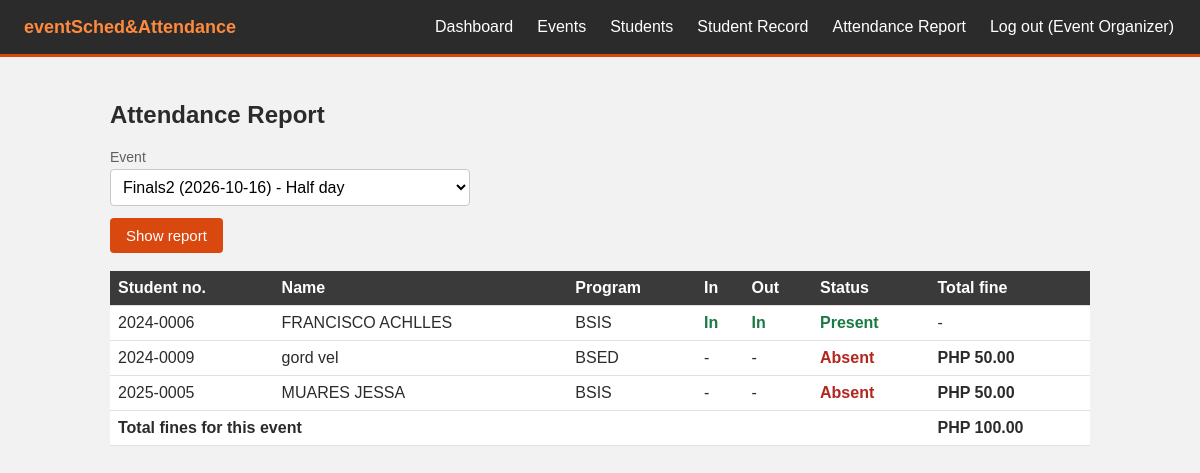
Page /report.php (signed in) on the committed database.
### tables this page shows
CREATE TABLE `events` (
  `id` int(11) NOT NULL,
  `title` varchar(150) NOT NULL,
  `event_date` date NOT NULL,
  `event_time` time NOT NULL,
  `venue` varchar(150) NOT NULL,
  `category` enum('mandatory','optional') NOT NULL,
  `fine_amount` decimal(10,2) NOT NULL DEFAULT 0.00,
  `sessions` tinyint(4) NOT NULL DEFAULT 4,
  `status` enum('draft','published','closed') NOT NULL DEFAULT 'draft',
  `created_by` int(11) NOT NULL
);

### db.php (called while the page is built, shortened)
<?php
$conn = mysqli_connect("localhost", "root", "", "eventsched");
function run($sql, $types = "", $params = []) {
    global $conn;
    $stmt = mysqli_prepare($conn, $sql);
    if ($types != "") {
        mysqli_stmt_bind_param($stmt, $types, ...$params);
    }
    mysqli_stmt_execute($stmt);
    return mysqli_stmt_get_result($stmt);
}
function e($text) {
    return htmlspecialchars($text);
}
function slots_for($sessions) {
    if ($sessions == 2) {
        return ["am_in" => "In", "am_out" => "Out"];
    }
    return ["am_in" => "AM In", "am_out" => "AM Out", "pm_in" => "PM In", "pm_out" => "PM Out"];
}

### report.php (the view, shortened to what this page needs)
<?php
require "db.php";
$scans = "(SELECT event_id, student_id, COUNT(*) AS n,
             MAX(CASE WHEN slot = 'am_in'  THEN scanned_at END) AS am_in,
             MAX(CASE WHEN slot = 'am_out' THEN scanned_at END) AS am_out,
             MAX(CASE WHEN slot = 'pm_in'  THEN scanned_at END) AS pm_in,
             MAX(CASE WHEN slot = 'pm_out' THEN scanned_at END) AS pm_out
           FROM attendance GROUP BY event_id, student_id)";
function cell($time, $slot_fine, $excused) {
    if ($time) {
        return '<b style="color:#1b7a43;">In</b>';
    }
    return "-";
}
$event_list = [];
$result = run("SELECT id, title, event_date, sessions FROM events WHERE status <> 'draft' ORDER BY event_date DESC, event_time DESC");
while ($row = mysqli_fetch_assoc($result)) {
    $event_list[] = $row;
}
$event_id = $_GET['event_id'] ?? "";
if ($event_id == "" && count($event_list) > 0) {
    $event_id = $event_list[0]['id'];
}
$report = [];
$event_total = 0;
$labels = slots_for(4);
if ($event_id != "") {
    $result = run("SELECT * FROM events WHERE id = ?", "i", [$event_id]);
    $event = mysqli_fetch_assoc($result);
    $n = $event ? (int) $event['sessions'] : 4;
    $labels = slots_for($n);
    $sql = "SELECT s.student_no, s.name, s.program,
              a.am_in, a.am_out, a.pm_in, a.pm_out, COALESCE(a.n, 0) AS done,
              (x.id IS NOT NULL) AS excused, e.category, e.fine_amount
            FROM events e
            CROSS JOIN students s
            LEFT JOIN $scans a ON a.event_id = e.id AND a.student_id = s.id
            LEFT JOIN excuses x ON x.event_id = e.id AND x.student_id = s.id
            WHERE e.id = ?
            ORDER BY s.name";
    $result = run($sql, "i", [$event_id]);
    while ($row = mysqli_fetch_assoc($result)) {
        $row['slot_fine'] = ($row['category'] == "mandatory") ? $row['fine_amount'] / $n : 0;
        $row['missed'] = $n - $row['done'];
        $row['fine'] = $row['excused'] ? 0 : $row['missed'] * $row['slot_fine'];
        if ($row['done'] >= $n) $row['status'] = "Present";
        elseif ($row['excused']) $row['status'] = "Excused";
        elseif ($row['done'] > 0) $row['status'] = "Incomplete";
        else $row['status'] = "Absent";
        $event_total += $row['fine'];
        $report[] = $row;
    }
}
include "header.php";
?>
<h2>Attendance Report</h2>
<?php if (count($event_list) == 0) { ?>
  <p>There are no events yet. Publish an event first.</p>
<?php } else { ?>
<form method="get">
  <label>Event
    <select name="event_id">
      <?php foreach ($event_list as $ev) { ?>
        <option value="<?php echo $ev['id']; ?>" <?php if ($ev['id'] == $event_id) echo "selected"; ?>>
          <?php echo e($ev['title'] . " (" . $ev['event_date'] . ")"); ?>
          <?php echo $ev['sessions'] == 2 ? " - Half day" : " - Whole day"; ?>
        </option>
      <?php } ?>
    </select>
  </label>
  <button type="submit">Show report</button>
</form>
<br>
<table>
  <tr>
    <th>Student no.</th><th>Name</th><th>Program</th>
    <?php foreach ($labels as $label) { ?><th><?php echo $label; ?></th><?php } ?>
    <th>Status</th><th>Total fine</th>
  </tr>
  <?php foreach ($report as $r) { ?>
  <tr>
    <td><?php echo e($r['student_no']); ?></td>
    <td><?php echo e($r['name']); ?></td>
    <td><?php echo e($r['program']); ?></td>
    <?php foreach ($labels as $key => $label) { ?>
      <td><?php echo cell($r[$key], $r['slot_fine'], $r['excused']); ?></td>
    <?php } ?>
    <?php
      $color = "";
      if ($r['status'] == "Present") $color = "color:#1b7a43;font-weight:bold;";
      if ($r['status'] == "Absent") $color = "color:#b3261e;font-weight:bold;";
    ?>
    <td style="<?php echo $color; ?>"><?php echo e($r['status']); ?></td>
    <td><?php echo $r['fine'] > 0 ? "<b>PHP " . number_format($r['fine'], 2) . "</b>" : "-"; ?></td>
  </tr>
  <?php } ?>
  <tr>
    <td colspan="<?php echo count($labels) + 4; ?>"><b>Total fines for this event</b></td>
    <td><b>PHP <?php echo number_format($event_total, 2); ?></b></td>
  </tr>
</table>
<?php } ?>
<?php include "footer.php"; ?>

### style.css (style rules this page uses)
body { margin: 0; font-family: Arial, sans-serif; color: #2b2b2b; background: #f2f2f2; }
h2, h3 { color: #2b2b2b; }
label { display: block; margin-bottom: 12px; color: #5f5f5f; font-size: 14px; }
input, select { display: block; width: 100%; max-width: 360px; padding: 8px; margin-top: 4px; font-size: 16px; box-sizing: border-box; background: #ffffff; border: 1px solid #c9c9c9; border-radius: 4px; }
button { background: #d9480f; color: #ffffff; border: 0; padding: 9px 16px; font-size: 15px; cursor: pointer; border-radius: 4px; }
table { width: 100%; border-collapse: collapse; margin-bottom: 20px; background: #ffffff; }
th, td { text-align: left; padding: 8px; border-bottom: 1px solid #e0e0e0; vertical-align: middle; }
th { background: #3a3a3a; color: #ffffff; }

### rows in the picture
events: sessions "In", sessions "Out", student_no "2024-0006", name "FRANCISCO ACHLLES", program "BSIS", status "Present", student_no "2024-0009", name "gord vel", program "BSED", excused "-", status "Absent", fine "50.00", student_no "2025-0005", name "MUARES JESSA"

### other values in the picture
$_SESSION['name'] "Event Organizer"
$event_total "100.00"
form field event_id "Finals2 (2026-10-16) - Half day"
